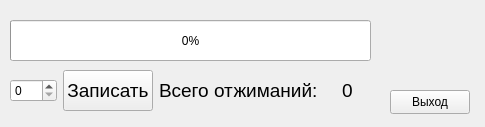
<?xml version="1.0" encoding="UTF-8"?>
<ui version="4.0">
 <class>Widget</class>
 <widget class="QWidget" name="Widget">
  <property name="geometry">
   <rect>
    <x>0</x>
    <y>0</y>
    <width>485</width>
    <height>127</height>
   </rect>
  </property>
  <property name="windowTitle">
   <string>Widget</string>
  </property>
  <widget class="QPushButton" name="pushButton">
   <property name="geometry">
    <rect>
     <x>390</x>
     <y>90</y>
     <width>80</width>
     <height>24</height>
    </rect>
   </property>
   <property name="text">
    <string>Выход</string>
   </property>
  </widget>
  <widget class="QProgressBar" name="progressBar">
   <property name="geometry">
    <rect>
     <x>10</x>
     <y>20</y>
     <width>361</width>
     <height>41</height>
    </rect>
   </property>
   <property name="maximum">
    <number>250</number>
   </property>
   <property name="value">
    <number>0</number>
   </property>
  </widget>
  <widget class="QWidget" name="">
   <property name="geometry">
    <rect>
     <x>10</x>
     <y>70</y>
     <width>361</width>
     <height>41</height>
    </rect>
   </property>
   <layout class="QHBoxLayout" name="horizontalLayout">
    <item>
     <widget class="QSpinBox" name="spinBox">
      <property name="sizePolicy">
       <sizepolicy hsizetype="MinimumExpanding" vsizetype="Fixed">
        <horstretch>0</horstretch>
        <verstretch>0</verstretch>
       </sizepolicy>
      </property>
     </widget>
    </item>
    <item>
     <widget class="QPushButton" name="pushButton_2">
      <property name="sizePolicy">
       <sizepolicy hsizetype="Fixed" vsizetype="Preferred">
        <horstretch>0</horstretch>
        <verstretch>0</verstretch>
       </sizepolicy>
      </property>
      <property name="font">
       <font>
        <pointsize>14</pointsize>
       </font>
      </property>
      <property name="text">
       <string>Записать</string>
      </property>
     </widget>
    </item>
    <item>
     <widget class="QLabel" name="label">
      <property name="sizePolicy">
       <sizepolicy hsizetype="Fixed" vsizetype="Preferred">
        <horstretch>0</horstretch>
        <verstretch>0</verstretch>
       </sizepolicy>
      </property>
      <property name="font">
       <font>
        <pointsize>14</pointsize>
       </font>
      </property>
      <property name="text">
       <string>Всего отжиманий:</string>
      </property>
     </widget>
    </item>
    <item>
     <widget class="QLabel" name="label_2">
      <property name="sizePolicy">
       <sizepolicy hsizetype="MinimumExpanding" vsizetype="Preferred">
        <horstretch>0</horstretch>
        <verstretch>0</verstretch>
       </sizepolicy>
      </property>
      <property name="font">
       <font>
        <pointsize>14</pointsize>
       </font>
      </property>
      <property name="text">
       <string>0</string>
      </property>
      <property name="alignment">
       <set>Qt::AlignCenter</set>
      </property>
     </widget>
    </item>
   </layout>
  </widget>
 </widget>
 <resources/>
 <connections/>
</ui>
